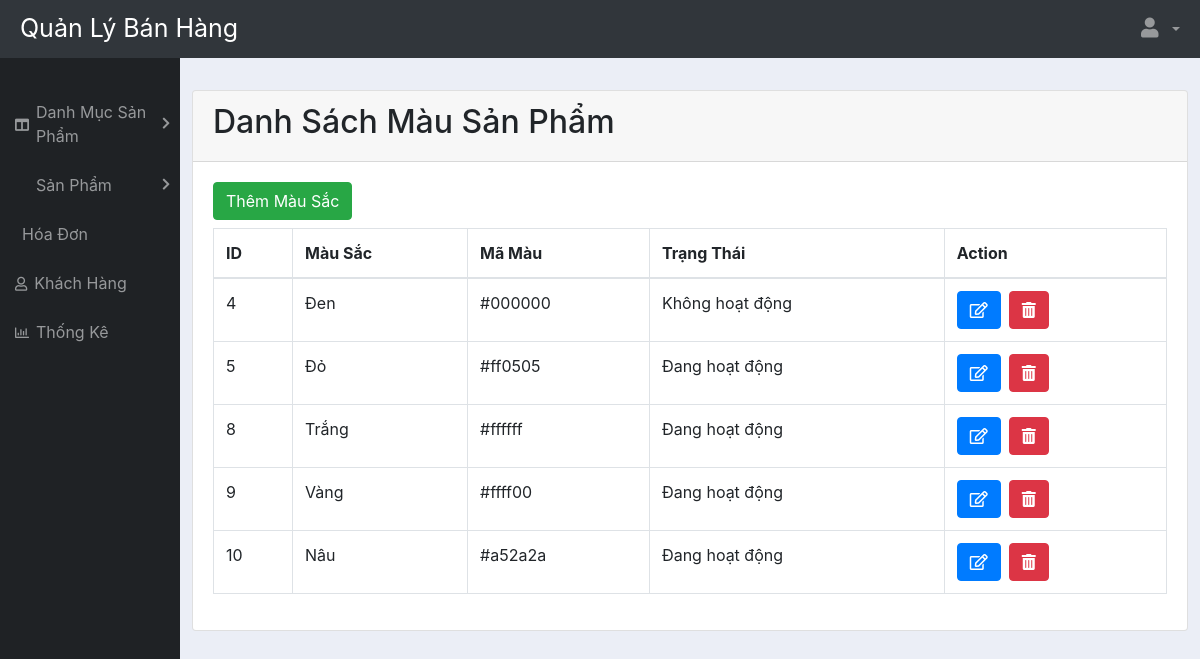
The page /admin/layout/color.php on the database as committed earlier.
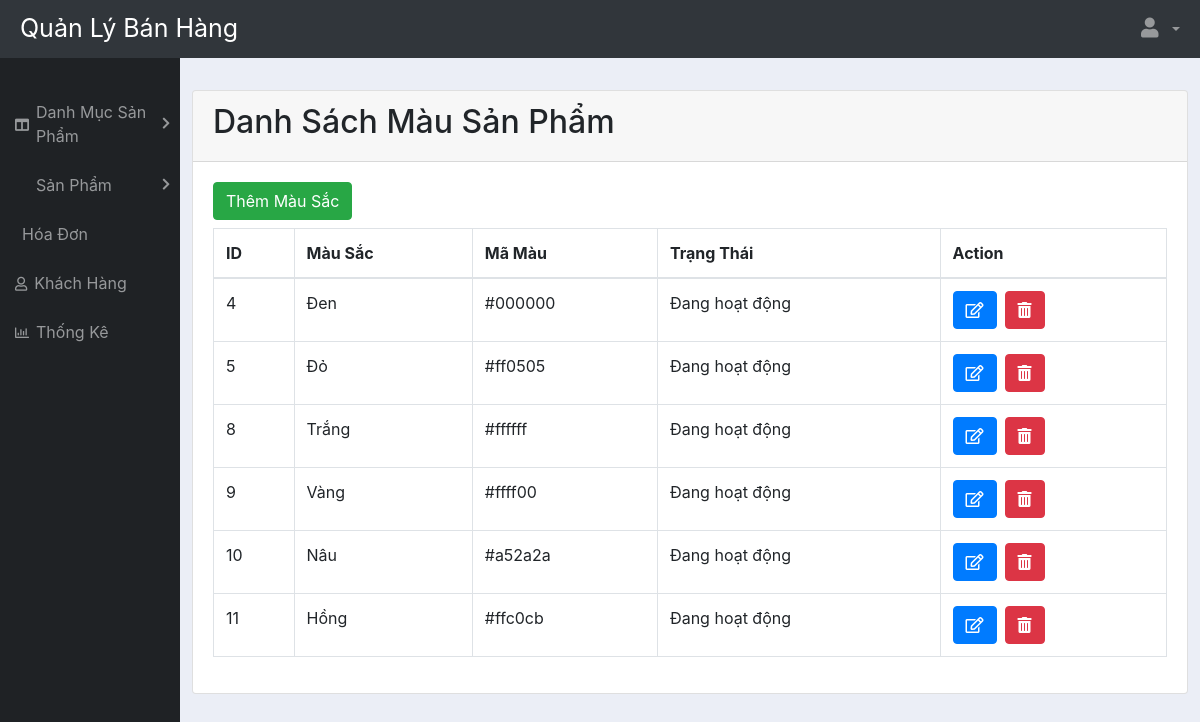
The same page on the database as committed later.
### tables this page shows
CREATE TABLE `color` (
  `id` int(11) NOT NULL,
  `color` varchar(20) NOT NULL,
  `colorCode` varchar(20) NOT NULL,
  `status` int(11) NOT NULL DEFAULT '1',
  `created_date` datetime NOT NULL DEFAULT CURRENT_TIMESTAMP
);

### admin/layout/color.php (the view, shortened to what this page needs)
<!DOCTYPE html>
<html lang="en">
<head>
    <?php include "lib.php"; ?>
</head>
<body>
    <?php
        include 'header.php';
    ?>
    <main>
        <?php
            include 'sidebar.php';
        ?>
        <div class="main">
            <div class="card">
                <div class="card-header">
                    <h2>Danh Sách Màu Sản Phẩm</h2>
                </div>
                <div class="card-body table-responsive">
                    <div class="row mb-2">
                        <div class="col-2">
                            <a href="./addColor.php" type="button" class="btn btn-success">Thêm Màu Sắc</a>
                        </div>
                    </div>
                    <table class="table table-bordered">
                        <thead>
                            <tr>
                                <th scope="col">ID</th>
                                <th scope="col">Màu Sắc</th>
                                <th scope="col">Mã Màu</th>
                                <th scope="col">Trạng Thái</th>
                                <th scope="col">Action</th>
                            </tr>
                        </thead>
                        <tbody>
                            <?php
                                $con = mysqli_connect("localhost", "root", "12345678", "projectphp");
                                $result = mysqli_query($con, "select * from color");
                                if (mysqli_num_rows($result) > 0) {
                                    while ($row = mysqli_fetch_assoc($result)) {
                                        if ($row['status'] == 1)
                                            $status = "Đang hoạt động";
                                        else
                                            $status = "Không hoạt động";
                                        echo "<tr>"
                                                ."<td>".$row['id']."</td>"
                                                ."<td>".$row['color']."</td>"
                                                ."<td>".$row['colorCode']."</td>"
                                                ."<td>".$status."</td>"
                                                ."<td>"
                                                    ."<a href='./addColor.php?id=".$row['id']."' type='button' class='btn btn-primary mr-2'><i class='far fa-edit'></i></a>"
                                                    ."<button type='button' class='btn btn-danger delete'><i class='fas fa-trash-alt'></i></button>"
                                                ."</td>"
                                            ."</tr>";
                                    }
                                }
                            ?>
                        </tbody>
                    </table>
                </div>
            </div>
        </div>
    </main>
</body>
</html>

Rows that differ between the two databases and show on the page:
changed color "Đen": status "Không hoạt động" → "Đang hoạt động"
added color: id "11", color "Hồng", colorCode "#ffc0cb", status "Đang hoạt động"
